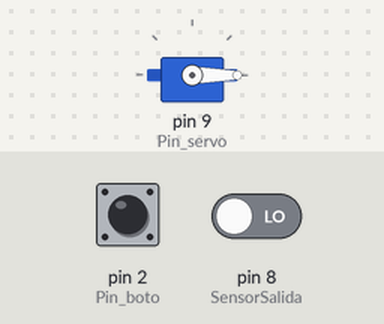
The sketch below on a simulated Arduino Uno, built with avr-gcc and run on an emulated ATmega328P. On the bench: servo. The test bench sets the inputs (shaded band); at power-on: pin 2 (Pin_boto) HIGH, pin 8 (SensorSalida) LOW. What the sketch prints to the serial monitor is not drawn.

Above: at 1.2 s.
1.3 s: pin 2 (Pin_boto) pulled LOW for 0.15 s
At 1.4 s:
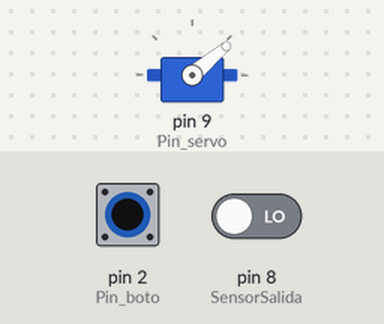
Timing chart, 0 to 4.3 s (numbered marks = the images above; inputs shaded):
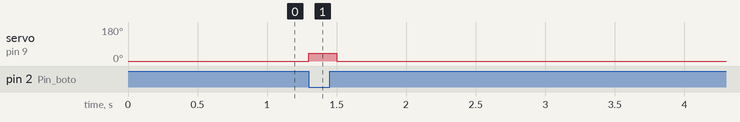

The sketch:

Codi_pla_inclinat.ino
```cpp
#define S0 4
#define S1 5
#define S2 6
#define S3 7
#define SensorSalida 8

#include <Servo.h>
Servo myservo;
int Pin_servo= 9;

int Comenca=0;

int Pin_boto=2;

int Segons=0;
int Minuts=0;
int Hores=0;

int Rojo_Freq=0;
int Verde_Freq=0;
int Azul_Freq=0;

int Obertura=0;

void setup() {
  pinMode(Pin_boto, INPUT);
  pinMode (S0, OUTPUT);
  pinMode (S1, OUTPUT);
  pinMode (S2, OUTPUT);
  pinMode (S3, OUTPUT);
  pinMode (SensorSalida, INPUT);
  myservo.attach(Pin_servo);
  digitalWrite(S0, LOW);
  digitalWrite(S1,HIGH);
  Serial.begin (9600);
  myservo.write (0);
}

void loop(){
  int Boto_lectura=digitalRead(Pin_boto);
  if (Boto_lectura == 0) {
    Comenca+=1;}

  if (Comenca > 0) {

    if (Obertura == 0){
      myservo.write (40);
      delay(200);
      myservo.write (0);
      Obertura+=1;
    }
    temps();
  }}

void temps () {
  digitalWrite (S2, LOW);
  digitalWrite (S3, LOW);
  Rojo_Freq=pulseIn(SensorSalida,LOW);


  digitalWrite (S2, HIGH);
  digitalWrite (S3, HIGH);
  Verde_Freq=pulseIn(SensorSalida,LOW);


  digitalWrite (S2, LOW);
  digitalWrite (S3, HIGH);
  Azul_Freq=pulseIn(SensorSalida,LOW);

  Serial.print(Rojo_Freq);
  Serial.print(",");
  Serial.print(Verde_Freq);
  Serial.print(",");
  Serial.println(Azul_Freq);

  if (16 <= Rojo_Freq && Rojo_Freq <= 80 && 18 <= Verde_Freq && Verde_Freq < 90 && 18 <= Azul_Freq && Azul_Freq < 70) {
    myservo.write (40);
    delay (320);
    myservo.write(0);
    delay (200);
    Segons+=0.88;}

  if (Segons >= 60){
    Minuts+=1;
    Segons-=60;}
  if (Minuts == 60){
    Hores+=1;
    Minuts-=60;}
}
```

Measured:
- after the input at 1.3 s, servo on pin 9 (Pin_servo): 0° → 40° at once, → 0° 0.20 s later
